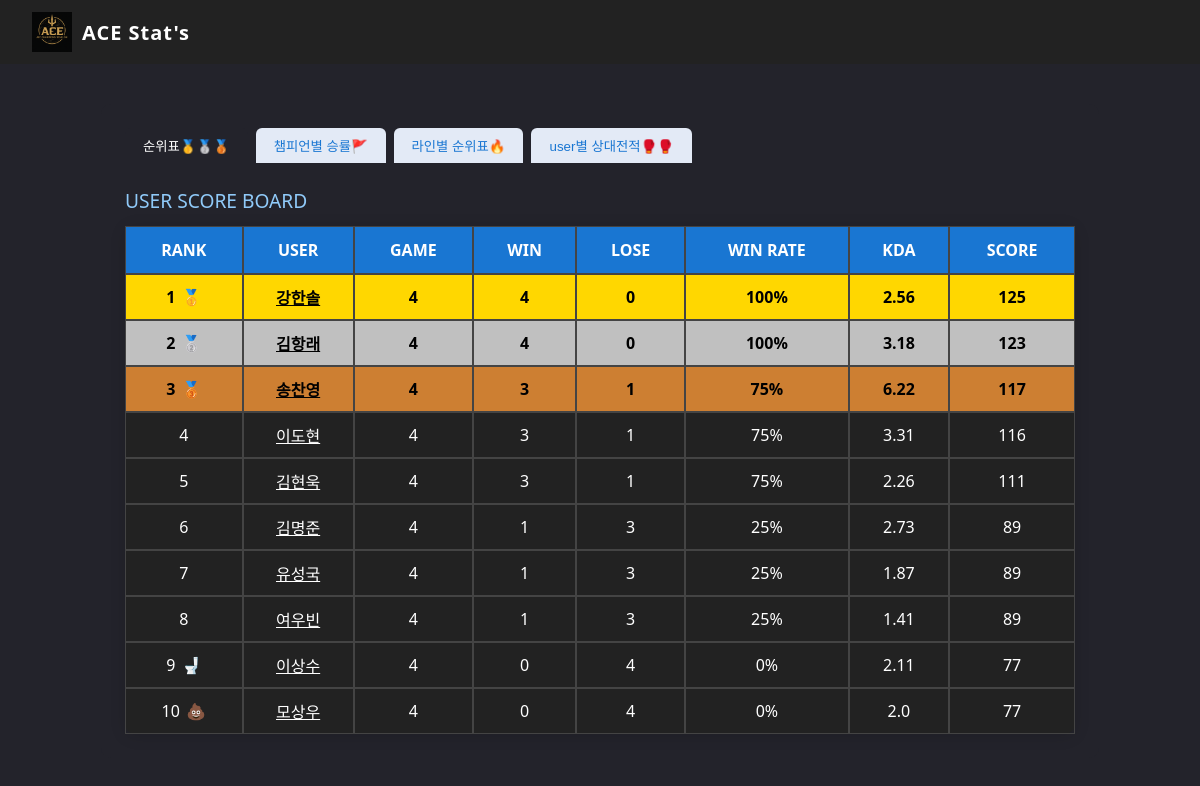
/rank/, run on the app's committed database.
### lolapp/models.py (models this page shows, shortened)
class User(models.Model):
    name = models.CharField(max_length=30)
    lol_id = models.CharField(max_length=40, primary_key=True)

class GameData(models.Model):
    id = models.AutoField(primary_key=True)
    game = models.ForeignKey(Game, on_delete=models.CASCADE)
    user = models.ForeignKey(User, to_field='lol_id', on_delete=models.CASCADE)
    result = models.CharField(max_length=10)  # 'win'/'lose'
    champion = models.CharField(max_length=30)
    line = models.CharField(max_length=10)
    kill = models.IntegerField()
    death = models.IntegerField()
    assist = models.IntegerField()
    cs = models.IntegerField(default=0)
    damage = models.IntegerField(default=0)
    ai_score = models.FloatField(default=0)
    kda_ratio = models.FloatField(default=0)
    placement = models.CharField(max_length=10, default="")
    rank = models.CharField(max_length=10, default="")
    total_score = models.FloatField(default=100)  # 누적 총점 (100점 시작)

### lolapp/views.py (the view)
# urls.py: path('rank/', views.rank, name='rank'),
def rank(request):
    user_stats = get_rank_user_stats()
    champ_stats = (
        GameData.objects.values('champion')
        .annotate(
            games=Count('id'),
            win=Count('id', filter=Q(result='win')),
            lose=Count('id', filter=Q(result='lose')),
            k_sum=Sum('kill'),
            d_sum=Sum('death'),
            a_sum=Sum('assist'),
        )
    )
    champion_stats = []
    for c in champ_stats:
        death = c['d_sum'] if c['d_sum'] else 1
        kda = round((c['k_sum'] + c['a_sum']) / death, 2)
        winrate = int((c['win'] / c['games']) * 100) if c['games'] else 0
        main_line = (
            GameData.objects.filter(champion=c['champion'])
            .values('line')
            .annotate(count=Count('id'))
            .order_by('-count')
            .first()
        )
        line = main_line['line'] if main_line else 'Unknown'
        line_names = {
            'TOP': '탑', 'JUG': '정글', 'MID': '미드', 'ADC': '원딜', 'SUP': '서폿'
        }
        line_display = line_names.get(line, line)
        champion_img = get_champion_img_name(c['champion'])
        if not champion_img:
            champion_img = 'default'  # 기본 이미지
        champion_stats.append({
            'champion': c['champion'],
            'champion_img': champion_img,
            'line': line_display,
            'games': c['games'],
            'win': c['win'],
            'lose': c['lose'],
            'winrate': winrate,
            'kda': kda,
        })
    champion_stats = sorted(champion_stats, key=lambda x: (-x['winrate'], -x['kda']))
    line_keys = ['TOP', 'JUG', 'MID', 'ADC', 'SUP']
    line_user_stats = []
    for line in line_keys:
        stats = (
            GameData.objects.filter(line=line)
            .values('user__name', 'line')
            .annotate(
                total=Count('id'),
                win=Count('id', filter=Q(result='win')),
                lose=Count('id', filter=Q(result='lose')),
                k_sum=Sum('kill'),
                d_sum=Sum('death'),
                a_sum=Sum('assist'),
            )
        )
        for s in stats:
            line_names = {
                'TOP': '탑', 'JUG': '정글', 'MID': '미드', 'ADC': '원딜', 'SUP': '서폿'
            }
            line_display = line_names.get(s['line'], s['line'])
            same_name_users = User.objects.filter(name=s['user__name'])
            user_lol_ids = list(same_name_users.values_list('lol_id', flat=True))
            last_gamedata = GameData.objects.filter(user__in=user_lol_ids, line=line).order_by('-game__id').first()
            total_score = last_gamedata.total_score if last_gamedata else 100
            line_user_stats.append({
                'name': s['user__name'],
                'line': line_display,  # 한글 라인명으로 변경
                'total': s['total'],
                'win': s['win'],
                'lose': s['lose'],
                'winrate': int((s['win'] / s['total']) * 100) if s['total'] else 0,
                'kda': round((s['k_sum'] + s['a_sum']) / (s['d_sum'] if s['d_sum'] else 1), 2),
                'score': int(total_score),
            })
    line_user_stats = sorted(line_user_stats, key=lambda x: (x['line'], -x['score'], -x['winrate'], -x['kda']))
    all_line_user_stats = sorted(line_user_stats, key=lambda x: (-x['score'], -x['winrate'], -x['kda']))
    vs_stats = {}
    for line in line_keys:
        users = list(GameData.objects.filter(line=line).values('user__name').distinct())
        pairs = []
        for i in range(len(users)):
            for j in range(i+1, len(users)):
                u1 = users[i]
                u2 = users[j]
                u1_same_name_users = User.objects.filter(name=u1['user__name'])
                u1_user_lol_ids = list(u1_same_name_users.values_list('lol_id', flat=True))
                u2_same_name_users = User.objects.filter(name=u2['user__name'])
                u2_user_lol_ids = list(u2_same_name_users.values_list('lol_id', flat=True))
                u1_games = set(GameData.objects.filter(user__in=u1_user_lol_ids, line=line).values_list('game_id', flat=True))
                u2_games = set(GameData.objects.filter(user__in=u2_user_lol_ids, line=line).values_list('game_id', flat=True))
                common_games = u1_games.intersection(u2_games)
                if common_games:
                    u1_wins = 0
                    u1_losses = 0
                    u1_kills = 0
                    u1_deaths = 0
                    u1_assists = 0
                    u2_wins = 0
                    u2_losses = 0
                    u2_kills = 0
                    u2_deaths = 0
                    u2_assists = 0
                    for game_id in common_games:
                        u1_gamedata = GameData.objects.filter(user__in=u1_user_lol_ids, game_id=game_id, line=line).first()
                        u2_gamedata = GameData.objects.filter(user__in=u2_user_lol_ids, game_id=game_id, line=line).first()
                        if u1_gamedata and u2_gamedata:
                            if u1_gamedata.result == 'win':
                                u1_wins += 1
                                u2_losses += 1
                            else:
                                u1_losses += 1
                                u2_wins += 1
                            u1_kills += u1_gamedata.kill
                            u1_deaths += u1_gamedata.death
                            u1_assists += u1_gamedata.assist
                            u2_kills += u2_gamedata.kill
                            u2_deaths += u2_gamedata.death
                            u2_assists += u2_gamedata.assist
                    u1_total = u1_wins + u1_losses
                    u2_total = u2_wins + u2_losses
                    u1_winrate = int((u1_wins / u1_total) * 100) if u1_total > 0 else 0
                    u2_winrate = int((u2_wins / u2_total) * 100) if u2_total > 0 else 0
                    u1_kda = round((u1_kills + u1_assists) / (u1_deaths if u1_deaths > 0 else 1), 2)
                    u2_kda = round((u2_kills + u2_assists) / (u2_deaths if u2_deaths > 0 else 1), 2)
                    if u1_winrate > u2_winrate:
                        pairs.append((
                            {
                                'name': u1['user__name'],
                                'k_sum': u1_kills,
                                'd_sum': u1_deaths,
                                'a_sum': u1_assists,
                                'kda': u1_kda,
                                'winrate': u1_winrate,
                                'total': u1_total,
                                'wins': u1_wins,
                                'losses': u1_losses
                            },
                            {
                                'name': u2['user__name'],
                                'k_sum': u2_kills,
                                'd_sum': u2_deaths,
                                'a_sum': u2_assists,
                                'kda': u2_kda,
                                'winrate': u2_winrate,
                                'total': u2_total,
                                'wins': u2_wins,
                                'losses': u2_losses
                            }
                        ))
                    else:
                        pairs.append((
                            {
                                'name': u2['user__name'],
                                'k_sum': u2_kills,
                                'd_sum': u2_deaths,
                                'a_sum': u2_assists,
                                'kda': u2_kda,
                                'winrate': u2_winrate,
                                'total': u2_total,
                                'wins': u2_wins,
                                'losses': u2_losses
                            },
                            {
                                'name': u1['user__name'],
                                'k_sum': u1_kills,
                                'd_sum': u1_deaths,
                                'a_sum': u1_assists,
                                'kda': u1_kda,
                                'winrate': u1_winrate,
                                'total': u1_total,
                                'wins': u1_wins,
                                'losses': u1_losses
                            }
                        ))
        line_key_map = {
            'TOP': '탑',
            'JUG': '정글',
            'MID': '미드',
            'ADC': '원딜',
            'SUP': '서폿'
        }
        line_key = line_key_map.get(line, line.lower())
        vs_stats[line_key] = pairs
    return render(request, 'lolapp/rank.html', {
        'user_stats': user_stats,
        'champion_stats': champion_stats,
        'line_user_stats': line_user_stats,
        'all_line_user_stats': all_line_user_stats,  # 전체 정렬용 리스트 추가
        'vs_stats': vs_stats,
    })

### lolapp/templates/lolapp/rank.html (shortened to what this page needs)
{% load static %}
{% include 'lolapp/header.html' %}
<link rel="stylesheet" href="{% static 'header.css' %}">
<!DOCTYPE html>
<html lang="ko">
<head>
</head>
<body>
    <div class="container">
        <div class="tab-menu">
            <button class="tab-btn" onclick="showTab(0)">순위표🥇🥈🥉</button>
            <button class="tab-btn" onclick="showTab(1)">챔피언별 승률🚩</button>
            <button class="tab-btn" onclick="showTab(2)">라인별 순위표🔥</button>
            <button class="tab-btn" onclick="showTab(3)">user별 상대전적🥊🥊</button>
        </div>
        <div class="tab-content active">
            <div class="section-title">USER SCORE BOARD</div>
            <table style="margin:0 auto; min-width:700px; background:#222; color:#fff; border-radius:10px; box-shadow:0 2px 16px #0002; border-collapse:separate; border-spacing:0;">
                <tr style="background:#23232b;">
                    <th style="padding:12px 18px; text-align:center;">RANK</th>
                    <th style="padding:12px 18px; text-align:center;">USER</th>
                    <th style="padding:12px 18px; text-align:center;">GAME</th>
                    <th style="padding:12px 18px; text-align:center;">WIN</th>
                    <th style="padding:12px 18px; text-align:center;">LOSE</th>
                    <th style="padding:12px 18px; text-align:center;">WIN RATE</th>
                    <th style="padding:12px 18px; text-align:center;">KDA</th>
                    <th style="padding:12px 18px; text-align:center;">SCORE</th>
                </tr>
                {% for user in user_stats %}
                    <tr
                      {% if forloop.counter == 1 %}
                        style="background:#ffd700; font-weight:bold; color:#000;"
                      {% elif forloop.counter == 2 %}
                        style="background:#c0c0c0; font-weight:bold; color:#000;"
                      {% elif forloop.counter == 3 %}
                        style="background:#cd7f32; font-weight:bold; color:#000;"
                      {% endif %}
                    >
                      <td style="text-align:center; padding:10px 0; min-width:48px;">
                        <span style="display:inline-block; min-width:48px;">
                          {{ forloop.counter }}
                          {% if forloop.counter == 1 %}
                            <span style="margin-left:2px;">🥇</span>
                          {% elif forloop.counter == 2 %}
                            <span style="margin-left:2px;">🥈</span>
                          {% elif forloop.counter == 3 %}
                            <span style="margin-left:2px;">🥉</span>
                          {% elif forloop.last %}
                            <span style="margin-left:2px;">💩</span>
                          {% elif forloop.revcounter == 2 %}
                            <span style="margin-left:2px;">🚽</span>
                          {% endif %}
                        </span>
                      </td>
                      <td style="text-align:center; padding:10px 0;">
                        <a href="/search/?name={{ user.name }}" style="color:inherit; text-decoration:underline;">{{ user.name }}</a>
                      </td>
                      <td style="text-align:center; padding:10px 0;">{{ user.total }}</td>
                      <td style="text-align:center; padding:10px 0;">{{ user.win }}</td>
                      <td style="text-align:center; padding:10px 0;">{{ user.lose }}</td>
                      <td style="text-align:center; padding:10px 0;">{{ user.winrate }}%</td>
                      <td style="text-align:center; padding:10px 0;">{{ user.kda }}</td>
                      <td style="text-align:center; padding:10px 0;">{{ user.score }}</td>
                    </tr>
                {% empty %}
                <tr><td colspan="8" style="padding:12px 0; color:#bbb; text-align:center;">데이터가 없습니다.</td></tr>
                {% endfor %}
            </table>
        </div>
    </div>
</body>
</html>

### lolapp/templates/lolapp/header.html
{% load static %}
<header class="site-header">
    <div class="logo">
        <a href="/">
            <img src="{% static 'img/logo.png' %}" alt="사이트 로고">
        </a>
        <span style="color:#fff; font-size:1.25em; font-weight:bold; letter-spacing:1px;">ACE Stat's</span>
    </div>
</header>

### lolapp/static/header.css (style rules this page uses)
.site-header { width: 100%; height: 64px; background: #222; display: flex; align-items: center; justify-content: space-between; padding: 0 32px; box-sizing: border-box; position: relative; z-index: 10; margin-bottom: 0; }
.site-header .logo { display: flex; align-items: center; height: 48px; }
.site-header .logo img { height: 40px; width: auto; margin-right: 10px; }
body { margin: 0; padding: 0; }

### lolapp/templates/lolapp/rank.html (style rules this page uses)
body { background: #23232b; font-family: 'Segoe UI', Arial, sans-serif; color: #e0e0e0; }
.container { max-width: 950px; margin: 40px auto; background: #23232b; border-radius: 10px; padding: 24px; }
.tab-menu { display: flex; gap: 8px; margin-bottom: 18px; }
.tab-btn { padding: 8px 18px; border: none; border-radius: 6px 6px 0 0; background: #e3eaf6; color: #1976d2; font-weight: 500; cursor: pointer; }
.tab-btn.active { background: #23232b; color: #fff; }
.tab-content { display: none; }
.tab-content.active { display: block; }
.section-title { font-size: 1.2em; margin: 24px 0 12px 0; color: #90caf9; }
table { width: 100%; border-collapse: collapse; margin-top: 12px; }
th, td { border: 1px solid #444; padding: 8px 4px; text-align: center; }
th { background: #1976d2; color: #fff; }

### data on the page
User: name "송찬영", total "4", win "3", lose "1", winrate "75", kda "6.22", score "117"
User: name "김현욱", total "4", win "3", lose "1", winrate "75", kda "2.26", score "111"
User: name "김명준", total "4", win "1", lose "3", winrate "25", kda "2.73", score "89"
User: name "유성국", total "4", win "1", lose "3", winrate "25", kda "1.87", score "89"
User: name "여우빈", total "4", win "1", lose "3", winrate "25", kda "1.41", score "89"
GameData: name "이상수", total "4", win "0", lose "4", winrate "0", kda "2.11", score "77", name "모상우", kda "2.0"

### other printed values
{{ user.name }} "강한솔" "김항래" "이도현"
{{ user.total }} "4" "4" "4"
{{ user.win }} "4" "4" "3"
{{ user.lose }} "0" "0" "1"
{{ user.winrate }} "100" "100" "75"
{{ user.kda }} "2.56" "3.18" "3.31"
{{ user.score }} "125" "123" "116"
